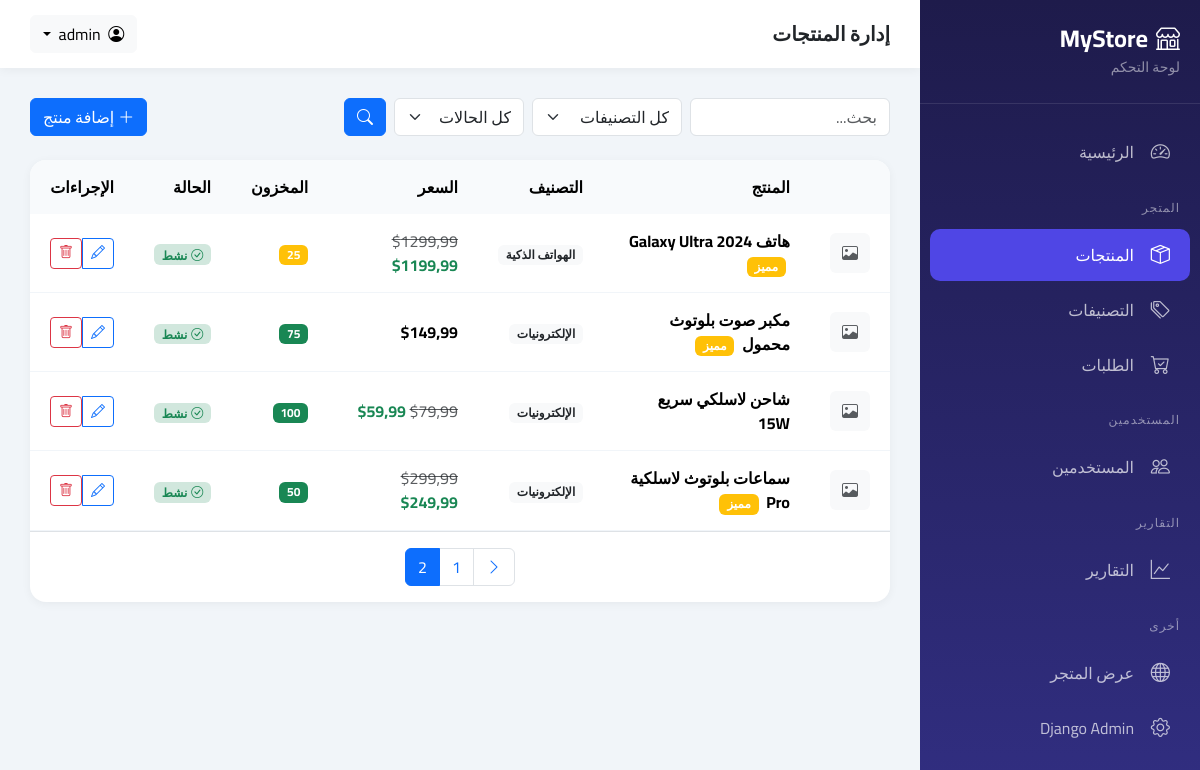
The page /dashboard/products/?page=2 (signed in) on the database its author committed.
### products/models.py (models this page shows, shortened)
class Product(models.Model):
    id = models.UUIDField(primary_key=True, default=uuid.uuid4, editable=False)
    name = models.CharField(max_length=200)
    slug = models.SlugField(max_length=200, unique=True, blank=True)
    description = models.TextField()
    price = models.DecimalField(
        max_digits=10,
        decimal_places=2,
        validators=[MinValueValidator(Decimal('0.01'))]
    )
    discount_price = models.DecimalField(
        max_digits=10,
        decimal_places=2,
        null=True,
        blank=True,
        validators=[MinValueValidator(Decimal('0.00'))]
    )
    category = models.ForeignKey(
        Category,
        on_delete=models.SET_NULL,
        null=True,
        related_name='products'
    )
    stock = models.PositiveIntegerField(
        default=0,
        validators=[MaxValueValidator(999999)]
    )
    image = models.ImageField(upload_to=secure_image_path, blank=True, null=True)
    is_active = models.BooleanField(default=True)
    is_featured = models.BooleanField(default=False)
    created_by = models.ForeignKey(
        User,
        on_delete=models.SET_NULL,
        null=True,
        related_name='products_created'
    )
    created_at = models.DateTimeField(auto_now_add=True)
    updated_at = models.DateTimeField(auto_now=True)
    class Meta:
        ordering = ['-created_at']
        indexes = [
            models.Index(fields=['slug']),
            models.Index(fields=['is_active', 'is_featured']),
        ]

class Category(models.Model):
    name = models.CharField(max_length=100, unique=True)
    slug = models.SlugField(max_length=100, unique=True, blank=True)
    description = models.TextField(blank=True)
    image = models.ImageField(upload_to=secure_image_path, blank=True, null=True)
    parent = models.ForeignKey(
        'self',
        on_delete=models.CASCADE,
        null=True,
        blank=True,
        related_name='children'
    )
    is_active = models.BooleanField(default=True)
    created_at = models.DateTimeField(auto_now_add=True)
    updated_at = models.DateTimeField(auto_now=True)
    class Meta:
        verbose_name_plural = 'Categories'
        ordering = ['name']

### dashboard/views.py (the view)
# urls.py: path('products/', views.product_list, name='products'),
@staff_required
def product_list(request):
    products = Product.objects.select_related('category').order_by('-created_at')
    q = request.GET.get('q', '')
    if q:
        products = products.filter(name__icontains=q)
    category_id = request.GET.get('category', '')
    if category_id:
        products = products.filter(category_id=category_id)
    status = request.GET.get('status', '')
    if status == 'active':
        products = products.filter(is_active=True)
    elif status == 'inactive':
        products = products.filter(is_active=False)
    elif status == 'low_stock':
        products = products.filter(stock__lt=10)
    paginator = Paginator(products, 20)
    page = request.GET.get('page', 1)
    products = paginator.get_page(page)
    categories = Category.objects.filter(is_active=True)
    return render(request, 'dashboard/products/list.html', {
        'products': products,
        'categories': categories,
    })

### dashboard/views.py (called while the page is built)
def is_staff(user):
    return user.is_authenticated and (user.is_staff or user.is_superuser)

### templates/dashboard/products/list.html (shortened to what this page needs)
{% extends 'dashboard/base.html' %}
{% block page_title %}إدارة المنتجات{% endblock %}
{% block content %}
<div class="d-flex flex-wrap justify-content-between align-items-center mb-4 gap-3">
    <div class="d-flex gap-2 flex-wrap">
        <form class="d-flex gap-2" method="get">
            <input type="text" name="q" class="form-control" placeholder="بحث..." value="{{ request.GET.q }}" style="width: 200px;">
            <select name="category" class="form-select" style="width: 150px;">
                <option value="">كل التصنيفات</option>
            </select>
            <select name="status" class="form-select" style="width: 130px;">
                <option value="">كل الحالات</option>
            </select>
            <button type="submit" class="btn btn-primary"><i class="bi bi-search"></i></button>
        </form>
    </div>
    <a href="{% url 'dashboard:product_add' %}" class="btn btn-primary">
        <i class="bi bi-plus-lg me-1"></i>إضافة منتج
    </a>
</div>
<div class="data-table">
    <div class="table-responsive">
        <table class="table">
            <thead>
                <tr>
                    <th style="width: 50px;"></th>
                    <th>المنتج</th>
                    <th>التصنيف</th>
                    <th>السعر</th>
                    <th>المخزون</th>
                    <th>الحالة</th>
                    <th>الإجراءات</th>
                </tr>
            </thead>
            <tbody>
                {% for product in products %}
                <tr>
                    <td>
                        {% if product.image %}
                        <img src="{{ product.image.url }}" alt="{{ product.name }}" class="rounded" style="width: 40px; height: 40px; object-fit: cover;">
                        {% else %}
                        <div class="bg-light rounded d-flex align-items-center justify-content-center" style="width: 40px; height: 40px;">
                            <i class="bi bi-image text-muted"></i>
                        </div>
                        {% endif %}
                    </td>
                    <td>
                        <strong>{{ product.name|truncatechars:40 }}</strong>
                        {% if product.is_featured %}
                        <span class="badge bg-warning ms-1">مميز</span>
                        {% endif %}
                    </td>
                    <td>
                        {% if product.category %}
                        <span class="badge bg-light text-dark">{{ product.category.name }}</span>
                        {% else %}
                        <span class="text-muted">-</span>
                        {% endif %}
                    </td>
                    <td>
                        {% if product.discount_price %}
                        <span class="text-decoration-line-through text-muted">${{ product.price }}</span>
                        <strong class="text-success">${{ product.discount_price }}</strong>
                        {% else %}
                        <strong>${{ product.price }}</strong>
                        {% endif %}
                    </td>
                    <td>
                        {% if product.stock < 10 %}
                        <span class="badge bg-danger">{{ product.stock }}</span>
                        {% elif product.stock < 50 %}
                        <span class="badge bg-warning">{{ product.stock }}</span>
                        {% else %}
                        <span class="badge bg-success">{{ product.stock }}</span>
                        {% endif %}
                    </td>
                    <td>
                        {% if product.is_active %}
                        <span class="badge bg-success-subtle text-success"><i class="bi bi-check-circle me-1"></i>نشط</span>
                        {% else %}
                        <span class="badge bg-danger-subtle text-danger"><i class="bi bi-x-circle me-1"></i>غير نشط</span>
                        {% endif %}
                    </td>
                    <td>
                        <div class="btn-group">
                            <a href="{% url 'dashboard:product_edit' product.id %}" class="btn btn-sm btn-outline-primary">
                                <i class="bi bi-pencil"></i>
                            </a>
                            <form method="post" action="{% url 'dashboard:product_delete' product.id %}" class="d-inline" onsubmit="return confirm('هل أنت متأكد من حذف هذا المنتج؟');">
                                <button type="submit" class="btn btn-sm btn-outline-danger">
                                    <i class="bi bi-trash"></i>
                                </button>
                            </form>
                        </div>
                    </td>
                </tr>
                {% endfor %}
            </tbody>
        </table>
    </div>
    {% if products.has_other_pages %}
    <div class="p-3 border-top">
        <nav>
            <ul class="pagination justify-content-center mb-0">
                {% if products.has_previous %}
                <li class="page-item">
                    <a class="page-link" href="?page={{ products.previous_page_number }}{% if request.GET.q %}&q={{ request.GET.q }}{% endif %}">
                        <i class="bi bi-chevron-right"></i>
                    </a>
                </li>
                {% endif %}
                {% for num in products.paginator.page_range %}
                <li class="page-item {% if products.number == num %}active{% endif %}">
                    <a class="page-link" href="?page={{ num }}{% if request.GET.q %}&q={{ request.GET.q }}{% endif %}">{{ num }}</a>
                </li>
                {% endfor %}
            </ul>
        </nav>
    </div>
    {% endif %}
</div>
{% endblock %}

### rows shown on the page
Product: name "هاتف Galaxy Ultra 2024", is_featured "مميز", category.name "الهواتف الذكية", price "1299,99", discount_price "1199,99", stock "25", is_active True (drawn)
Product: name "مكبر صوت بلوتوث محمول", is_featured "مميز", category.name "الإلكترونيات", price "149,99", stock "75", is_active True (drawn)
Product: name "شاحن لاسلكي سريع 15W", category.name "الإلكترونيات", price "79,99", discount_price "59,99", stock "100", is_active True (drawn)
Product: name "سماعات بلوتوث لاسلكية Pro", is_featured "مميز", category.name "الإلكترونيات", price "299,99", discount_price "249,99", stock "50", is_active True (drawn)

### other values the page prints
{{ num }} "1" "2"
